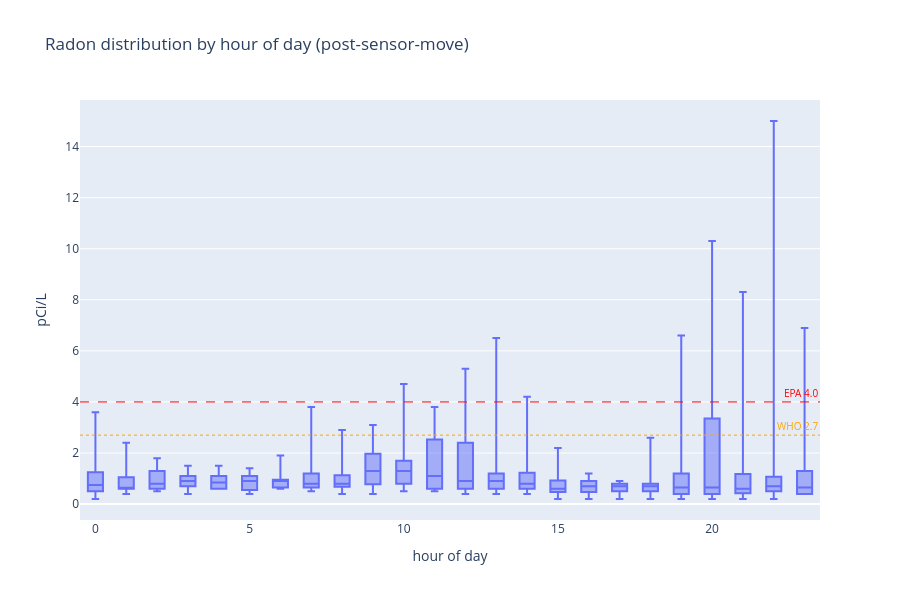

Write notebook code for a chart like this one.
### Markdown cell above
## Hour-of-day pattern

Radon often peaks overnight (less air exchange) and dips during the day. If mitigation is effective and running 24/7, you'd expect this pattern to flatten.

### Code cell
by_hour = df_post.copy()
by_hour['hour'] = by_hour.index.hour

fig = px.box(by_hour, x='hour', y='radon', points=False,
             title='Radon distribution by hour of day (post-sensor-move)',
             labels={'radon': 'pCi/L', 'hour': 'hour of day'})
annotate(fig)
fig.show()

### Figure 1 — Plotly figure (JSON) as saved in the notebook; plotly's stock layout.template omitted (floating-point values rounded to 4 significant figures; data arrays with more than 128 entries replaced by an {"elided": "..."} marker saying what was removed)
{"data": [{"alignmentgroup": "True", "boxpoints": false, "hovertemplate": "hour of day=%{x}<br>pCi/L=%{y}<extra></extra>", "legendgroup": "", "marker": {"color": "#636efa"}, "name": "", "notched": false, "offsetgroup": "", "orientation": "v", "showlegend": false, "type": "box", "x": {"elided": "346 int values"}, "x0": " ", "xaxis": "x", "y": {"elided": "346 float values"}, "y0": " ", "yaxis": "y"}], "layout": {"annotations": [{"font": {"color": "red", "size": 10}, "showarrow": false, "text": "EPA 4.0", "x": 1, "xanchor": "right", "xref": "x domain", "y": 4, "yanchor": "bottom", "yref": "y"}, {"font": {"color": "orange", "size": 10}, "showarrow": false, "text": "WHO 2.7", "x": 1, "xanchor": "right", "xref": "x domain", "y": 2.7, "yanchor": "bottom", "yref": "y"}], "boxmode": "group", "height": 600, "legend": {"tracegroupgap": 0}, "shapes": [{"line": {"color": "red", "dash": "dash", "width": 1}, "type": "line", "x0": 0, "x1": 1, "xref": "x domain", "y0": 4, "y1": 4, "yref": "y"}, {"line": {"color": "orange", "dash": "dot", "width": 1}, "type": "line", "x0": 0, "x1": 1, "xref": "x domain", "y0": 2.7, "y1": 2.7, "yref": "y"}], "title": {"text": "Radon distribution by hour of day (post-sensor-move)"}, "xaxis": {"anchor": "y", "domain": [0, 1], "title": {"text": "hour of day"}}, "yaxis": {"anchor": "x", "domain": [0, 1], "title": {"text": "pCi/L"}}}}
